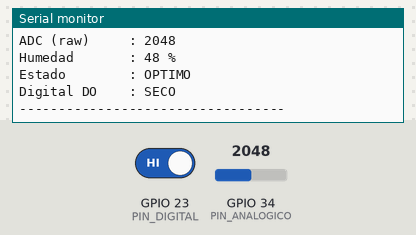
Recording of a sketch running on a simulated ESP32. Shown: the last lines printed to the serial monitor. Inputs (shaded band) come from the test bench; at power-on: GPIO 34 (PIN_ANALOGICO) = 2048, GPIO 23 (PIN_DIGITAL) HIGH.

Above: at 1.8 s.
1.9 s: GPIO 34 (PIN_ANALOGICO) set to 2866
At 2.6 s:
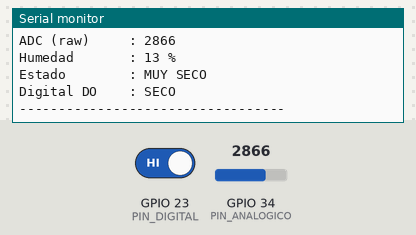
4.5 s: GPIO 23 (PIN_DIGITAL) driven LOW
7.5 s: GPIO 34 (PIN_ANALOGICO) set to 1228
At 8.6 s:
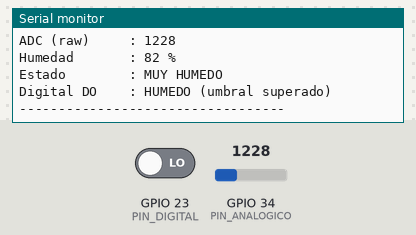
Timing chart, 0 to 10.5 s (numbered marks = the images above; inputs shaded):
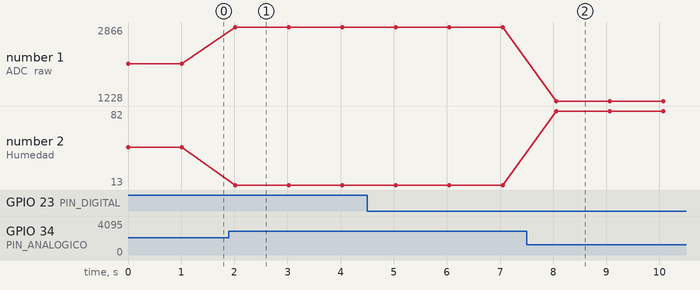

The sketch:

YL69_ESP32.ino
```cpp
/**
 * Sensor YL-69 (FC-28) — ESP32 — Humedad del Suelo
 * Pin Analógico: GPIO 34  (AO del módulo — ADC1, solo lectura)
 * Pin Digital  : GPIO 23  (DO del módulo — LOW cuando húmedo)
 *
 * Conexión física:
 *   VCC → 3.3 V o 5 V  (VIN del ESP32)
 *   GND → GND
 *   AO  → GPIO 34  (salida analógica)
 *   DO  → GPIO 23  (salida digital — umbral ajustable con potenciómetro)
 *
 * Lógica del sensor (LM393):
 *   ADC alto (~3200–3500) = suelo seco   (alta resistencia)
 *   ADC bajo  (~800–1500) = suelo húmedo (baja resistencia)
 *   DO = HIGH → suelo seco (por encima del umbral)
 *   DO = LOW  → suelo húmedo (por debajo del umbral)
 *
 * Calibración:
 *   VALOR_SECO  → leer el sensor con las sondas en el aire
 *   VALOR_HUMEDO → leer el sensor con las sondas sumergidas en agua
 *
 * Librería: ninguna (ADC nativo del ESP32, 12 bits)
 */

#define PIN_ANALOGICO  34
#define PIN_DIGITAL    23

/**
 * Ajustar estos valores según calibración propia.
 * Procedimiento: ver sección Calibración del README.
 */
#define VALOR_SECO    3200
#define VALOR_HUMEDO   800

const char* clasificarHumedad(int porcentaje) {
  if (porcentaje >= 80) return "MUY HUMEDO";
  if (porcentaje >= 60) return "HUMEDO";
  if (porcentaje >= 40) return "OPTIMO";
  if (porcentaje >= 20) return "SECO";
  return "MUY SECO";
}

void setup() {
  Serial.begin(115200);
  pinMode(PIN_DIGITAL, INPUT);
  Serial.println(F("=== YL-69 en ESP32 — Humedad del Suelo ==="));
  Serial.println(F("----------------------------------"));
}

void loop() {
  int rawADC       = analogRead(PIN_ANALOGICO);
  int estadoDigital = digitalRead(PIN_DIGITAL);

  /** Mapeo invertido: ADC alto = seco (0%), ADC bajo = húmedo (100%) */
  int porcentaje = map(rawADC, VALOR_SECO, VALOR_HUMEDO, 0, 100);
  porcentaje = constrain(porcentaje, 0, 100);

  Serial.print(F("ADC (raw)     : "));
  Serial.println(rawADC);

  Serial.print(F("Humedad       : "));
  Serial.print(porcentaje);
  Serial.println(F(" %"));

  Serial.print(F("Estado        : "));
  Serial.println(clasificarHumedad(porcentaje));

  Serial.print(F("Digital DO    : "));
  Serial.println(estadoDigital == LOW ? F("HUMEDO (umbral superado)") : F("SECO"));

  Serial.println(F("----------------------------------"));
  delay(1000);
}
```

Measured:
- after the input at 1.9 s, the serial monitor: prints a new line after 0.12 s (image 1)
- after the input at 7.5 s, the serial monitor: prints a new line after 0.56 s (image 2)
- plotted number 1: 2048 → 2866 after the input at 1.9 s, 2866 → 1228 after the input at 7.5 s
- plotted number 2: 48 → 13 after the input at 1.9 s, 13 → 82 after the input at 7.5 s
